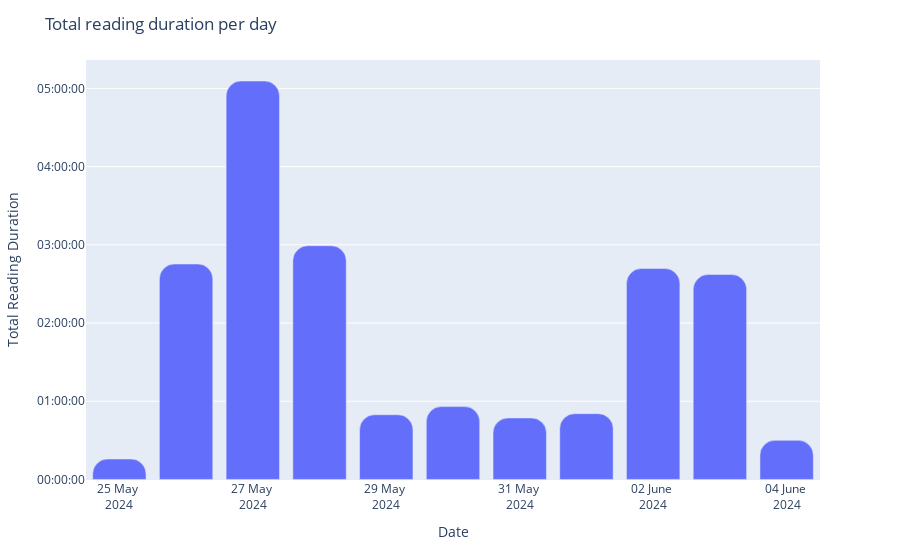

Write notebook code for a chart like this one.
### Markdown cell above
### Daily Duration

### Code cell
x = kindle_data.groupby(['Date']).sum()
x['duration'] = x['duration'] + pd.to_datetime('1970/01/01')

fig = x.plot(y='duration', x=x.index, kind='bar')
fig.update_layout(
    title = 'Total reading duration per day',
    yaxis_title = "Total Reading Duration",
    xaxis_tickformat = '%d %B <br>%Y',
    yaxis_tickformat = '%H:%M:%S',
    barcornerradius=15
)

### Figure 1 — Plotly figure (JSON) as saved in the notebook; plotly's stock layout.template omitted (floating-point values rounded to 4 significant figures)
{"data": [{"alignmentgroup": "True", "hovertemplate": "Date=%{x}<br>duration=%{y}<extra></extra>", "legendgroup": "", "marker": {"color": "#636efa", "pattern": {"shape": ""}}, "name": "", "offsetgroup": "", "orientation": "v", "showlegend": false, "textposition": "auto", "type": "bar", "x": ["2024-05-25", "2024-05-26", "2024-05-27", "2024-05-28", "2024-05-29", "2024-05-30", "2024-05-31", "2024-06-01", "2024-06-02", "2024-06-03", "2024-06-04"], "xaxis": "x", "y": ["1970-01-01T00:15:40", "1970-01-01T02:45:15.200000", "1970-01-01T05:05:40.300000", "1970-01-01T02:59:16.100000", "1970-01-01T00:49:36.800000", "1970-01-01T00:55:51.300000", "1970-01-01T00:47:08.700000", "1970-01-01T00:50:26.100000", "1970-01-01T02:41:47.900000", "1970-01-01T02:37:12.100000", "1970-01-01T00:29:58.700000"], "yaxis": "y"}], "layout": {"barcornerradius": 15, "barmode": "relative", "legend": {"tracegroupgap": 0}, "margin": {"t": 60}, "title": {"text": "Total reading duration per day"}, "xaxis": {"anchor": "y", "domain": [0, 1], "tickformat": "%d %B <br>%Y", "title": {"text": "Date"}}, "yaxis": {"anchor": "x", "domain": [0, 1], "tickformat": "%H:%M:%S", "title": {"text": "Total Reading Duration"}}}}
